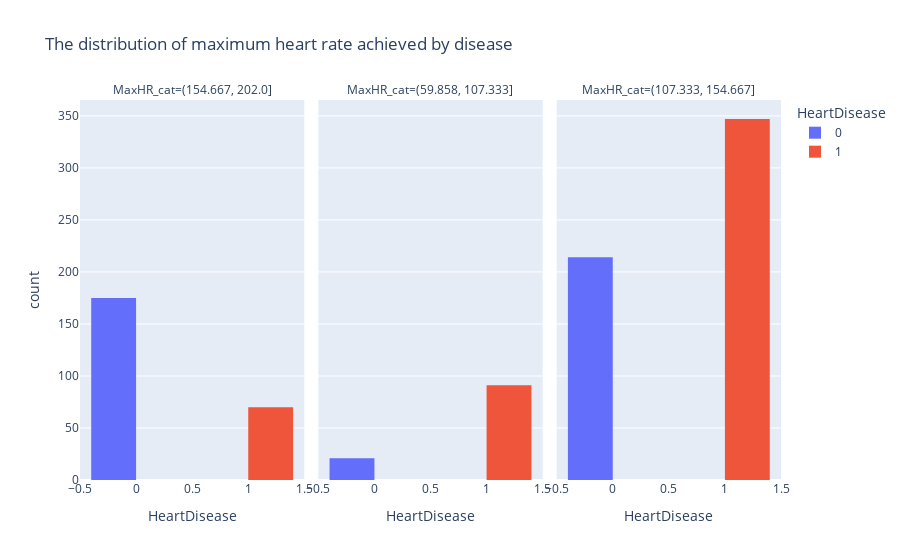

The code cell stored with this chart in its notebook:
### Code cell
px.histogram(df, x='HeartDisease',facet_col='MaxHR_cat', barmode='group', color='HeartDisease',title='The distribution of maximum heart rate achieved by disease')

### Figure 1 — Plotly figure (JSON) as saved in the notebook; plotly's stock layout.template omitted (floating-point values rounded to 4 significant figures; data arrays with more than 128 entries replaced by an {"elided": "..."} marker saying what was removed)
{"data": [{"alignmentgroup": "True", "bingroup": "x", "hovertemplate": "HeartDisease=%{x}<br>MaxHR_cat=(154.667, 202.0]<br>count=%{y}<extra></extra>", "legendgroup": "0", "marker": {"color": "#636efa", "pattern": {"shape": ""}}, "name": "0", "offsetgroup": "0", "orientation": "v", "showlegend": true, "type": "histogram", "x": {"elided": "175 int values"}, "xaxis": "x", "yaxis": "y"}, {"alignmentgroup": "True", "bingroup": "x", "hovertemplate": "HeartDisease=%{x}<br>MaxHR_cat=(59.858, 107.333]<br>count=%{y}<extra></extra>", "legendgroup": "0", "marker": {"color": "#636efa", "pattern": {"shape": ""}}, "name": "0", "offsetgroup": "0", "orientation": "v", "showlegend": false, "type": "histogram", "x": [0, 0, 0, 0, 0, 0, 0, 0, 0, 0, 0, 0, 0, 0, 0, 0, 0, 0, 0, 0, 0], "xaxis": "x2", "yaxis": "y2"}, {"alignmentgroup": "True", "bingroup": "x", "hovertemplate": "HeartDisease=%{x}<br>MaxHR_cat=(107.333, 154.667]<br>count=%{y}<extra></extra>", "legendgroup": "0", "marker": {"color": "#636efa", "pattern": {"shape": ""}}, "name": "0", "offsetgroup": "0", "orientation": "v", "showlegend": false, "type": "histogram", "x": {"elided": "214 int values"}, "xaxis": "x3", "yaxis": "y3"}, {"alignmentgroup": "True", "bingroup": "x", "hovertemplate": "HeartDisease=%{x}<br>MaxHR_cat=(154.667, 202.0]<br>count=%{y}<extra></extra>", "legendgroup": "1", "marker": {"color": "#EF553B", "pattern": {"shape": ""}}, "name": "1", "offsetgroup": "1", "orientation": "v", "showlegend": true, "type": "histogram", "x": [1, 1, 1, 1, 1, 1, 1, 1, 1, 1, 1, 1, 1, 1, 1, 1, 1, 1, 1, 1, 1, 1, 1, 1, 1, 1, 1, 1, 1, 1, 1, 1, 1, 1, 1, 1, 1, 1, 1, 1, 1, 1, 1, 1, 1, 1, 1, 1, 1, 1, 1, 1, 1, 1, 1, 1, 1, 1, 1, 1, 1, 1, 1, 1, 1, 1, 1, 1, 1, 1], "xaxis": "x", "yaxis": "y"}, {"alignmentgroup": "True", "bingroup": "x", "hovertemplate": "HeartDisease=%{x}<br>MaxHR_cat=(59.858, 107.333]<br>count=%{y}<extra></extra>", "legendgroup": "1", "marker": {"color": "#EF553B", "pattern": {"shape": ""}}, "name": "1", "offsetgroup": "1", "orientation": "v", "showlegend": false, "type": "histogram", "x": [1, 1, 1, 1, 1, 1, 1, 1, 1, 1, 1, 1, 1, 1, 1, 1, 1, 1, 1, 1, 1, 1, 1, 1, 1, 1, 1, 1, 1, 1, 1, 1, 1, 1, 1, 1, 1, 1, 1, 1, 1, 1, 1, 1, 1, 1, 1, 1, 1, 1, 1, 1, 1, 1, 1, 1, 1, 1, 1, 1, 1, 1, 1, 1, 1, 1, 1, 1, 1, 1, 1, 1, 1, 1, 1, 1, 1, 1, 1, 1, 1, 1, 1, 1, 1, 1, 1, 1, 1, 1, 1], "xaxis": "x2", "yaxis": "y2"}, {"alignmentgroup": "True", "bingroup": "x", "hovertemplate": "HeartDisease=%{x}<br>MaxHR_cat=(107.333, 154.667]<br>count=%{y}<extra></extra>", "legendgroup": "1", "marker": {"color": "#EF553B", "pattern": {"shape": ""}}, "name": "1", "offsetgroup": "1", "orientation": "v", "showlegend": false, "type": "histogram", "x": {"elided": "347 int values"}, "xaxis": "x3", "yaxis": "y3"}], "layout": {"annotations": [{"font": {}, "showarrow": false, "text": "MaxHR_cat=(154.667, 202.0]", "x": 0.16, "xanchor": "center", "xref": "paper", "y": 1, "yanchor": "bottom", "yref": "paper"}, {"font": {}, "showarrow": false, "text": "MaxHR_cat=(59.858, 107.333]", "x": 0.5, "xanchor": "center", "xref": "paper", "y": 1, "yanchor": "bottom", "yref": "paper"}, {"font": {}, "showarrow": false, "text": "MaxHR_cat=(107.333, 154.667]", "x": 0.84, "xanchor": "center", "xref": "paper", "y": 1, "yanchor": "bottom", "yref": "paper"}], "barmode": "group", "legend": {"title": {"text": "HeartDisease"}, "tracegroupgap": 0}, "title": {"text": "The distribution of maximum heart rate achieved by disease"}, "xaxis": {"anchor": "y", "categoryarray": [0, 1], "categoryorder": "array", "domain": [0, 0.32], "title": {"text": "HeartDisease"}}, "xaxis2": {"anchor": "y2", "categoryarray": [0, 1], "categoryorder": "array", "domain": [0.34, 0.66], "matches": "x", "title": {"text": "HeartDisease"}}, "xaxis3": {"anchor": "y3", "categoryarray": [0, 1], "categoryorder": "array", "domain": [0.68, 1.0], "matches": "x", "title": {"text": "HeartDisease"}}, "yaxis": {"anchor": "x", "domain": [0, 1], "title": {"text": "count"}}, "yaxis2": {"anchor": "x2", "domain": [0, 1], "matches": "y", "showticklabels": false}, "yaxis3": {"anchor": "x3", "domain": [0, 1], "matches": "y", "showticklabels": false}}}
